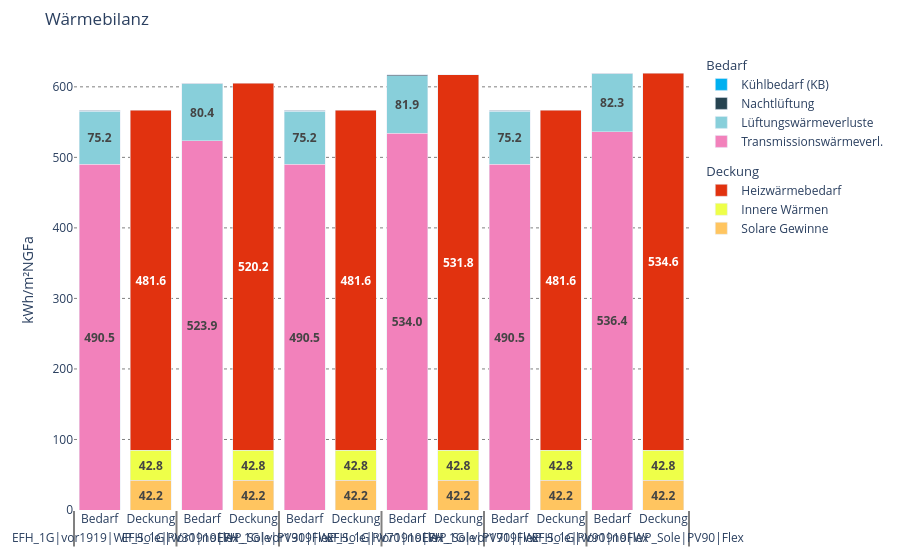
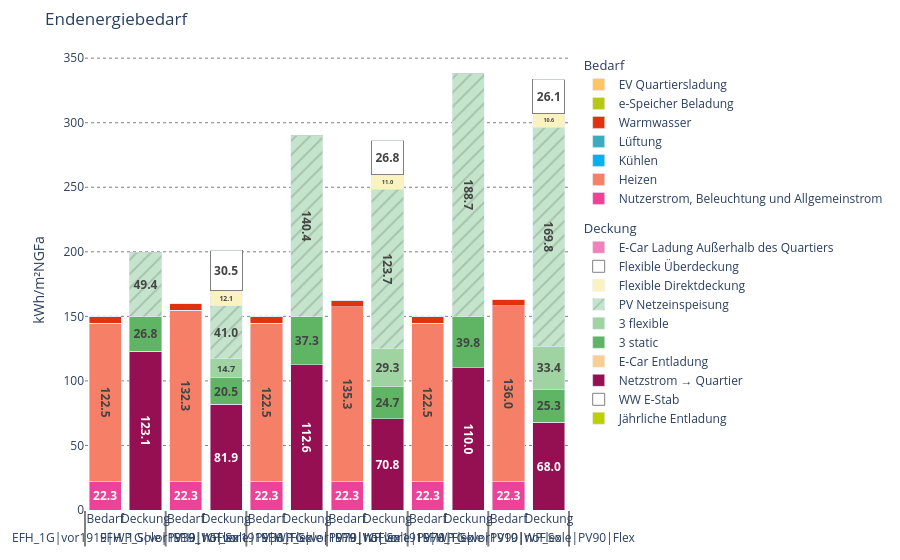
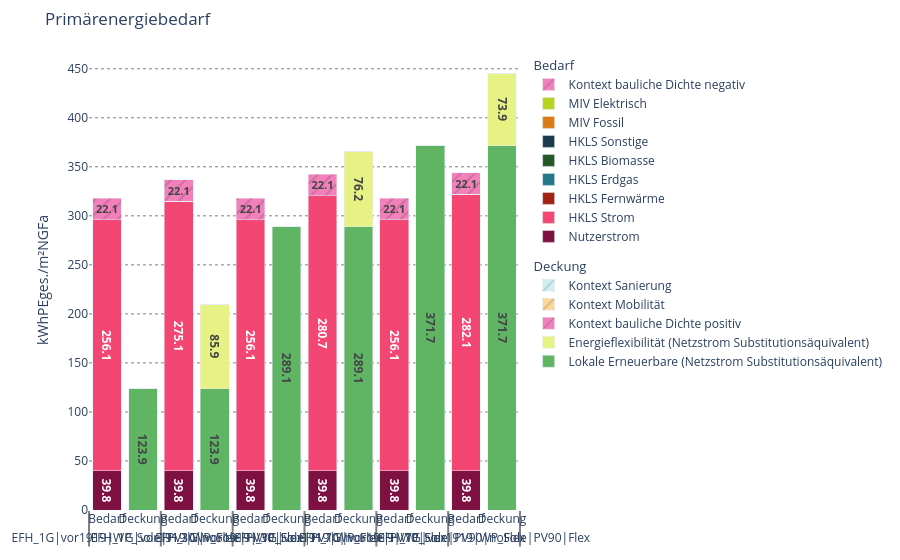

The code cell stored with these charts, in order, in its notebook:
### Code cell
# Exakte Namen können hier durch interessante Treffer aus frame ersetzt werden.
selected_names = project.column_names()[:6]
selected = Project()
for name in selected_names:
    selected.add_scenario(project[name])
for chart in ["heat_balance", "final_energy_balance", "primary_energy_balance", "gwp_ee"]:
    display(plotly.chart(selected.view, chart))

### Figure 1 — Plotly figure (JSON) as saved in the notebook; plotly's stock layout.template omitted (floating-point values rounded to 4 significant figures)
{"data": [{"hovertemplate": "<b>Transmissionswärmeverl.</b><br>Wert: %{y:.1f}<extra></extra>", "insidetextanchor": "middle", "legendgroup": "Bedarf", "legendgrouptitle": {"text": "Bedarf"}, "marker": {"color": "#F281BB"}, "name": "Transmissionswärmeverl.", "text": ["490.4750702597901", "523.9074766768064", "490.4750702597901", "533.9907971282153", "490.4750702597901", "536.3575299381883"], "textposition": "inside", "texttemplate": "<b>%{y:.1f}</b>", "type": "bar", "x": [["EFH_1G|vor1919|WP_Sole|PV30|noFlex", "EFH_1G|vor1919|WP_Sole|PV30|Flex", "EFH_1G|vor1919|WP_Sole|PV70|noFlex", "EFH_1G|vor1919|WP_Sole|PV70|Flex", "EFH_1G|vor1919|WP_Sole|PV90|noFlex", "EFH_1G|vor1919|WP_Sole|PV90|Flex"], ["Bedarf", "Bedarf", "Bedarf", "Bedarf", "Bedarf", "Bedarf"]], "y": [490.5, 523.9, 490.5, 534.0, 490.5, 536.4]}, {"hovertemplate": "<b>Lüftungswärmeverluste</b><br>Wert: %{y:.1f}<extra></extra>", "insidetextanchor": "middle", "legendgroup": "Bedarf", "legendgrouptitle": {"text": "Bedarf"}, "marker": {"color": "#88CFDA"}, "name": "Lüftungswärmeverluste", "text": ["75.23113657101632", "80.35914018539799", "75.23113657101632", "81.90576243791622", "75.23113657101632", "82.26878190628568"], "textposition": "inside", "texttemplate": "<b>%{y:.1f}</b>", "type": "bar", "x": [["EFH_1G|vor1919|WP_Sole|PV30|noFlex", "EFH_1G|vor1919|WP_Sole|PV30|Flex", "EFH_1G|vor1919|WP_Sole|PV70|noFlex", "EFH_1G|vor1919|WP_Sole|PV70|Flex", "EFH_1G|vor1919|WP_Sole|PV90|noFlex", "EFH_1G|vor1919|WP_Sole|PV90|Flex"], ["Bedarf", "Bedarf", "Bedarf", "Bedarf", "Bedarf", "Bedarf"]], "y": [75.23, 80.36, 75.23, 81.91, 75.23, 82.27]}, {"hovertemplate": "<b>Nachtlüftung</b><br>Wert: %{y:.1f}<extra></extra>", "insidetextanchor": "middle", "legendgroup": "Bedarf", "legendgrouptitle": {"text": "Bedarf"}, "marker": {"color": "#264350"}, "name": "Nachtlüftung", "text": ["0.8988258601881018", "0.9831862715990592", "0.8988258601881018", "0.9887000710068735", "0.8988258601881018", "0.9887000710068735"], "textposition": "inside", "texttemplate": "<b>%{y:.1f}</b>", "type": "bar", "x": [["EFH_1G|vor1919|WP_Sole|PV30|noFlex", "EFH_1G|vor1919|WP_Sole|PV30|Flex", "EFH_1G|vor1919|WP_Sole|PV70|noFlex", "EFH_1G|vor1919|WP_Sole|PV70|Flex", "EFH_1G|vor1919|WP_Sole|PV90|noFlex", "EFH_1G|vor1919|WP_Sole|PV90|Flex"], ["Bedarf", "Bedarf", "Bedarf", "Bedarf", "Bedarf", "Bedarf"]], "y": [0.8988, 0.9832, 0.8988, 0.9887, 0.8988, 0.9887]}, {"hovertemplate": "<b>Kühlbedarf (KB)</b><br>Wert: %{y:.1f}<extra></extra>", "insidetextanchor": "middle", "legendgroup": "Bedarf", "legendgrouptitle": {"text": "Bedarf"}, "marker": {"color": "#00B0F0"}, "name": "Kühlbedarf (KB)", "text": ["0", "0", "0", "0", "0", "0"], "textposition": "inside", "texttemplate": "<b>%{y:.1f}</b>", "type": "bar", "x": [["EFH_1G|vor1919|WP_Sole|PV30|noFlex", "EFH_1G|vor1919|WP_Sole|PV30|Flex", "EFH_1G|vor1919|WP_Sole|PV70|noFlex", "EFH_1G|vor1919|WP_Sole|PV70|Flex", "EFH_1G|vor1919|WP_Sole|PV90|noFlex", "EFH_1G|vor1919|WP_Sole|PV90|Flex"], ["Bedarf", "Bedarf", "Bedarf", "Bedarf", "Bedarf", "Bedarf"]], "y": [0, 0, 0, 0, 0, 0]}, {"hovertemplate": "<b>Solare Gewinne</b><br>Wert: %{y:.1f}<extra></extra>", "insidetextanchor": "middle", "legendgroup": "Deckung", "legendgrouptitle": {"text": "Deckung"}, "marker": {"color": "#FFC560"}, "name": "Solare Gewinne", "text": ["42.18713728132047", "42.18713728132047", "42.18713728132047", "42.18713728132047", "42.18713728132047", "42.18713728132047"], "textposition": "inside", "texttemplate": "<b>%{y:.1f}</b>", "type": "bar", "x": [["EFH_1G|vor1919|WP_Sole|PV30|noFlex", "EFH_1G|vor1919|WP_Sole|PV30|Flex", "EFH_1G|vor1919|WP_Sole|PV70|noFlex", "EFH_1G|vor1919|WP_Sole|PV70|Flex", "EFH_1G|vor1919|WP_Sole|PV90|noFlex", "EFH_1G|vor1919|WP_Sole|PV90|Flex"], ["Deckung", "Deckung", "Deckung", "Deckung", "Deckung", "Deckung"]], "y": [42.19, 42.19, 42.19, 42.19, 42.19, 42.19]}, {"hovertemplate": "<b>Innere Wärmen</b><br>Wert: %{y:.1f}<extra></extra>", "insidetextanchor": "middle", "legendgroup": "Deckung", "legendgrouptitle": {"text": "Deckung"}, "marker": {"color": "#EEFF49"}, "name": "Innere Wärmen", "text": ["42.83914161138317", "42.83914161138317", "42.83914161138317", "42.83914161138317", "42.83914161138317", "42.83914161138317"], "textposition": "inside", "texttemplate": "<b>%{y:.1f}</b>", "type": "bar", "x": [["EFH_1G|vor1919|WP_Sole|PV30|noFlex", "EFH_1G|vor1919|WP_Sole|PV30|Flex", "EFH_1G|vor1919|WP_Sole|PV70|noFlex", "EFH_1G|vor1919|WP_Sole|PV70|Flex", "EFH_1G|vor1919|WP_Sole|PV90|noFlex", "EFH_1G|vor1919|WP_Sole|PV90|Flex"], ["Deckung", "Deckung", "Deckung", "Deckung", "Deckung", "Deckung"]], "y": [42.84, 42.84, 42.84, 42.84, 42.84, 42.84]}, {"hovertemplate": "<b>Heizwärmebedarf</b><br>Wert: %{y:.1f}<extra></extra>", "insidetextanchor": "middle", "legendgroup": "Deckung", "legendgrouptitle": {"text": "Deckung"}, "marker": {"color": "#E1320F"}, "name": "Heizwärmebedarf", "text": ["481.5532273675387", "520.1979978103484", "481.5532273675387", "531.8334543136829", "481.5532273675387", "534.5632065920255"], "textposition": "inside", "texttemplate": "<b>%{y:.1f}</b>", "type": "bar", "x": [["EFH_1G|vor1919|WP_Sole|PV30|noFlex", "EFH_1G|vor1919|WP_Sole|PV30|Flex", "EFH_1G|vor1919|WP_Sole|PV70|noFlex", "EFH_1G|vor1919|WP_Sole|PV70|Flex", "EFH_1G|vor1919|WP_Sole|PV90|noFlex", "EFH_1G|vor1919|WP_Sole|PV90|Flex"], ["Deckung", "Deckung", "Deckung", "Deckung", "Deckung", "Deckung"]], "y": [481.6, 520.2, 481.6, 531.8, 481.6, 534.6]}], "layout": {"barmode": "stack", "legend": {"orientation": "v", "x": 1.02, "xanchor": "left", "y": 1, "yanchor": "top"}, "margin": {"b": 50, "l": 50, "r": 150, "t": 50}, "paper_bgcolor": "rgba(0,0,0,0)", "plot_bgcolor": "rgba(0,0,0,0)", "title": {"text": "Wärmebilanz"}, "xaxis": {"dividercolor": "gray", "dividerwidth": 2, "showgrid": false, "tickangle": 0}, "yaxis": {"gridcolor": "gray", "griddash": "dot", "title": {"text": "kWh/m²NGFa"}}}}

### Figure 2 — Plotly figure (JSON) as saved in the notebook; plotly's stock layout.template omitted (floating-point values rounded to 4 significant figures)
{"data": [{"hovertemplate": "<b>Nutzerstrom, Beleuchtung und Allgemeinstrom</b><br>Wert: %{y:.1f}<extra></extra>", "insidetextanchor": "middle", "legendgroup": "Bedarf", "legendgrouptitle": {"text": "Bedarf"}, "marker": {"color": "#EC4298"}, "name": "Nutzerstrom, Beleuchtung und Allgemeinstrom", "text": ["22.28060311534298", "22.280603115343", "22.28060311534304", "22.28060311534304", "22.28060311534303", "22.28060311534305"], "textposition": "inside", "texttemplate": "<b>%{y:.1f}</b>", "type": "bar", "x": [["EFH_1G|vor1919|WP_Sole|PV30|noFlex", "EFH_1G|vor1919|WP_Sole|PV30|Flex", "EFH_1G|vor1919|WP_Sole|PV70|noFlex", "EFH_1G|vor1919|WP_Sole|PV70|Flex", "EFH_1G|vor1919|WP_Sole|PV90|noFlex", "EFH_1G|vor1919|WP_Sole|PV90|Flex"], ["Bedarf", "Bedarf", "Bedarf", "Bedarf", "Bedarf", "Bedarf"]], "y": [22.28, 22.28, 22.28, 22.28, 22.28, 22.28]}, {"hovertemplate": "<b>Heizen</b><br>Wert: %{y:.1f}<extra></extra>", "insidetextanchor": "middle", "legendgroup": "Bedarf", "legendgrouptitle": {"text": "Bedarf"}, "marker": {"color": "#F57F67"}, "name": "Heizen", "text": ["122.4750374938108", "132.3036907764318", "122.4750374938106", "135.2629752137802", "122.4750374938105", "135.9572422099055"], "textposition": "inside", "texttemplate": "<b>%{y:.1f}</b>", "type": "bar", "x": [["EFH_1G|vor1919|WP_Sole|PV30|noFlex", "EFH_1G|vor1919|WP_Sole|PV30|Flex", "EFH_1G|vor1919|WP_Sole|PV70|noFlex", "EFH_1G|vor1919|WP_Sole|PV70|Flex", "EFH_1G|vor1919|WP_Sole|PV90|noFlex", "EFH_1G|vor1919|WP_Sole|PV90|Flex"], ["Bedarf", "Bedarf", "Bedarf", "Bedarf", "Bedarf", "Bedarf"]], "y": [122.5, 132.3, 122.5, 135.3, 122.5, 136.0]}, {"hovertemplate": "<b>Kühlen</b><br>Wert: %{y:.1f}<extra></extra>", "insidetextanchor": "middle", "legendgroup": "Bedarf", "legendgrouptitle": {"text": "Bedarf"}, "marker": {"color": "#05b0ef"}, "name": "Kühlen", "text": ["0", "0", "0", "0", "0", "0"], "textposition": "inside", "texttemplate": "<b>%{y:.1f}</b>", "type": "bar", "x": [["EFH_1G|vor1919|WP_Sole|PV30|noFlex", "EFH_1G|vor1919|WP_Sole|PV30|Flex", "EFH_1G|vor1919|WP_Sole|PV70|noFlex", "EFH_1G|vor1919|WP_Sole|PV70|Flex", "EFH_1G|vor1919|WP_Sole|PV90|noFlex", "EFH_1G|vor1919|WP_Sole|PV90|Flex"], ["Bedarf", "Bedarf", "Bedarf", "Bedarf", "Bedarf", "Bedarf"]], "y": [0, 0, 0, 0, 0, 0]}, {"hovertemplate": "<b>Lüftung</b><br>Wert: %{y:.1f}<extra></extra>", "insidetextanchor": "middle", "legendgroup": "Bedarf", "legendgrouptitle": {"text": "Bedarf"}, "marker": {"color": "#3BACBE"}, "name": "Lüftung", "text": ["0", "0", "0", "0", "0", "0"], "textposition": "inside", "texttemplate": "<b>%{y:.1f}</b>", "type": "bar", "x": [["EFH_1G|vor1919|WP_Sole|PV30|noFlex", "EFH_1G|vor1919|WP_Sole|PV30|Flex", "EFH_1G|vor1919|WP_Sole|PV70|noFlex", "EFH_1G|vor1919|WP_Sole|PV70|Flex", "EFH_1G|vor1919|WP_Sole|PV90|noFlex", "EFH_1G|vor1919|WP_Sole|PV90|Flex"], ["Bedarf", "Bedarf", "Bedarf", "Bedarf", "Bedarf", "Bedarf"]], "y": [0, 0, 0, 0, 0, 0]}, {"hovertemplate": "<b>Warmwasser</b><br>Wert: %{y:.1f}<extra></extra>", "insidetextanchor": "middle", "legendgroup": "Bedarf", "legendgrouptitle": {"text": "Bedarf"}, "marker": {"color": "#E1320F"}, "name": "Warmwasser", "text": ["5.101559600629603", "5.101559600629625", "5.10155960062963", "5.101559600629662", "5.101559600629639", "5.101559600629674"], "textposition": "inside", "texttemplate": "<b>%{y:.1f}</b>", "type": "bar", "x": [["EFH_1G|vor1919|WP_Sole|PV30|noFlex", "EFH_1G|vor1919|WP_Sole|PV30|Flex", "EFH_1G|vor1919|WP_Sole|PV70|noFlex", "EFH_1G|vor1919|WP_Sole|PV70|Flex", "EFH_1G|vor1919|WP_Sole|PV90|noFlex", "EFH_1G|vor1919|WP_Sole|PV90|Flex"], ["Bedarf", "Bedarf", "Bedarf", "Bedarf", "Bedarf", "Bedarf"]], "y": [5.102, 5.102, 5.102, 5.102, 5.102, 5.102]}, {"hovertemplate": "<b>e-Speicher Beladung</b><br>Wert: %{y:.1f}<extra></extra>", "insidetextanchor": "middle", "legendgroup": "Bedarf", "legendgrouptitle": {"text": "Bedarf"}, "marker": {"color": "#b6c718"}, "name": "e-Speicher Beladung", "text": ["0", "0", "0", "0", "0", "0"], "textposition": "inside", "texttemplate": "<b>%{y:.1f}</b>", "type": "bar", "x": [["EFH_1G|vor1919|WP_Sole|PV30|noFlex", "EFH_1G|vor1919|WP_Sole|PV30|Flex", "EFH_1G|vor1919|WP_Sole|PV70|noFlex", "EFH_1G|vor1919|WP_Sole|PV70|Flex", "EFH_1G|vor1919|WP_Sole|PV90|noFlex", "EFH_1G|vor1919|WP_Sole|PV90|Flex"], ["Bedarf", "Bedarf", "Bedarf", "Bedarf", "Bedarf", "Bedarf"]], "y": [0, 0, 0, 0, 0, 0]}, {"hovertemplate": "<b>EV Quartiersladung</b><br>Wert: %{y:.1f}<extra></extra>", "insidetextanchor": "middle", "legendgroup": "Bedarf", "legendgrouptitle": {"text": "Bedarf"}, "marker": {"color": "#FFC560"}, "name": "EV Quartiersladung", "text": ["0", "0", "0", "0", "0", "0"], "textposition": "inside", "texttemplate": "<b>%{y:.1f}</b>", "type": "bar", "x": [["EFH_1G|vor1919|WP_Sole|PV30|noFlex", "EFH_1G|vor1919|WP_Sole|PV30|Flex", "EFH_1G|vor1919|WP_Sole|PV70|noFlex", "EFH_1G|vor1919|WP_Sole|PV70|Flex", "EFH_1G|vor1919|WP_Sole|PV90|noFlex", "EFH_1G|vor1919|WP_Sole|PV90|Flex"], ["Bedarf", "Bedarf", "Bedarf", "Bedarf", "Bedarf", "Bedarf"]], "y": [0, 0, 0, 0, 0, 0]}, {"hovertemplate": "<b>Jährliche Entladung</b><br>Wert: %{y:.1f}<extra></extra>", "insidetextanchor": "middle", "legendgroup": "Deckung", "legendgrouptitle": {"text": "Deckung"}, "marker": {"color": "#BCCF00"}, "name": "Jährliche Entladung", "text": ["0", "0", "0", "0", "0", "0"], "textposition": "inside", "texttemplate": "<b>%{y:.1f}</b>", "type": "bar", "x": [["EFH_1G|vor1919|WP_Sole|PV30|noFlex", "EFH_1G|vor1919|WP_Sole|PV30|Flex", "EFH_1G|vor1919|WP_Sole|PV70|noFlex", "EFH_1G|vor1919|WP_Sole|PV70|Flex", "EFH_1G|vor1919|WP_Sole|PV90|noFlex", "EFH_1G|vor1919|WP_Sole|PV90|Flex"], ["Deckung", "Deckung", "Deckung", "Deckung", "Deckung", "Deckung"]], "y": [0, 0, 0, 0, 0, 0]}, {"hovertemplate": "<b>WW E-Stab</b><br>Wert: %{y:.1f}<extra></extra>", "insidetextanchor": "middle", "legendgroup": "Deckung", "legendgrouptitle": {"text": "Deckung"}, "marker": {"color": "#ffffff", "line": {"color": "gray", "width": 1}}, "name": "WW E-Stab", "text": ["0", "0", "0", "0", "0", "0"], "textposition": "inside", "texttemplate": "<b>%{y:.1f}</b>", "type": "bar", "x": [["EFH_1G|vor1919|WP_Sole|PV30|noFlex", "EFH_1G|vor1919|WP_Sole|PV30|Flex", "EFH_1G|vor1919|WP_Sole|PV70|noFlex", "EFH_1G|vor1919|WP_Sole|PV70|Flex", "EFH_1G|vor1919|WP_Sole|PV90|noFlex", "EFH_1G|vor1919|WP_Sole|PV90|Flex"], ["Deckung", "Deckung", "Deckung", "Deckung", "Deckung", "Deckung"]], "y": [0, 0, 0, 0, 0, 0]}, {"hovertemplate": "<b>Netzstrom → Quartier</b><br>Wert: %{y:.1f}<extra></extra>", "insidetextanchor": "middle", "legendgroup": "Deckung", "legendgrouptitle": {"text": "Deckung"}, "marker": {"color": "#950F53"}, "name": "Netzstrom → Quartier", "text": ["123.0943480485904", "81.92327805321914", "112.5830718670537", "70.83895948809521", "110.025407860575", "68.0346967576666"], "textposition": "inside", "texttemplate": "<b>%{y:.1f}</b>", "type": "bar", "x": [["EFH_1G|vor1919|WP_Sole|PV30|noFlex", "EFH_1G|vor1919|WP_Sole|PV30|Flex", "EFH_1G|vor1919|WP_Sole|PV70|noFlex", "EFH_1G|vor1919|WP_Sole|PV70|Flex", "EFH_1G|vor1919|WP_Sole|PV90|noFlex", "EFH_1G|vor1919|WP_Sole|PV90|Flex"], ["Deckung", "Deckung", "Deckung", "Deckung", "Deckung", "Deckung"]], "y": [123.1, 81.92, 112.6, 70.84, 110.0, 68.03]}, {"hovertemplate": "<b>E-Car Entladung</b><br>Wert: %{y:.1f}<extra></extra>", "insidetextanchor": "middle", "legendgroup": "Deckung", "legendgrouptitle": {"text": "Deckung"}, "marker": {"color": "#f9cf91"}, "name": "E-Car Entladung", "text": ["0", "0", "0", "0", "0", "0"], "textposition": "inside", "texttemplate": "<b>%{y:.1f}</b>", "type": "bar", "x": [["EFH_1G|vor1919|WP_Sole|PV30|noFlex", "EFH_1G|vor1919|WP_Sole|PV30|Flex", "EFH_1G|vor1919|WP_Sole|PV70|noFlex", "EFH_1G|vor1919|WP_Sole|PV70|Flex", "EFH_1G|vor1919|WP_Sole|PV90|noFlex", "EFH_1G|vor1919|WP_Sole|PV90|Flex"], ["Deckung", "Deckung", "Deckung", "Deckung", "Deckung", "Deckung"]], "y": [0, 0, 0, 0, 0, 0]}, {"hovertemplate": "<b>3 static</b><br>Wert: %{y:.1f}<extra></extra>", "insidetextanchor": "middle", "legendgroup": "Deckung", "legendgrouptitle": {"text": "Deckung"}, "marker": {"color": "#5FB564"}, "name": "3 static", "text": ["26.76285216119295", "20.46244786074216", "37.27412834272961", "24.73813700330062", "39.83179234920817", "25.29525109824898"], "textposition": "inside", "texttemplate": "<b>%{y:.1f}</b>", "type": "bar", "x": [["EFH_1G|vor1919|WP_Sole|PV30|noFlex", "EFH_1G|vor1919|WP_Sole|PV30|Flex", "EFH_1G|vor1919|WP_Sole|PV70|noFlex", "EFH_1G|vor1919|WP_Sole|PV70|Flex", "EFH_1G|vor1919|WP_Sole|PV90|noFlex", "EFH_1G|vor1919|WP_Sole|PV90|Flex"], ["Deckung", "Deckung", "Deckung", "Deckung", "Deckung", "Deckung"]], "y": [26.76, 20.46, 37.27, 24.74, 39.83, 25.3]}, {"hovertemplate": "<b>3 flexible</b><br>Wert: %{y:.1f}<extra></extra>", "insidetextanchor": "middle", "legendgroup": "Deckung", "legendgrouptitle": {"text": "Deckung"}, "marker": {"color": "#9FD3A2"}, "name": "3 flexible", "text": ["0.0", "14.71538378370477", "0.0", "29.29400298048935", "0.0", "33.38168572581193"], "textposition": "inside", "texttemplate": "<b>%{y:.1f}</b>", "type": "bar", "x": [["EFH_1G|vor1919|WP_Sole|PV30|noFlex", "EFH_1G|vor1919|WP_Sole|PV30|Flex", "EFH_1G|vor1919|WP_Sole|PV70|noFlex", "EFH_1G|vor1919|WP_Sole|PV70|Flex", "EFH_1G|vor1919|WP_Sole|PV90|noFlex", "EFH_1G|vor1919|WP_Sole|PV90|Flex"], ["Deckung", "Deckung", "Deckung", "Deckung", "Deckung", "Deckung"]], "y": [0.0, 14.72, 0.0, 29.29, 0.0, 33.38]}, {"hovertemplate": "<b>PV Netzeinspeisung</b><br>Wert: %{y:.1f}<extra></extra>", "insidetextanchor": "middle", "legendgroup": "Deckung", "legendgrouptitle": {"text": "Deckung"}, "marker": {"color": "#c4e5cc", "pattern": {"bgcolor": "#c4e5cc", "fgcolor": "#89a08e", "shape": "/"}}, "name": "PV Netzeinspeisung", "text": ["49.39863533880702", "40.98365585555299", "140.4360091572702", "123.6779975162099", "188.6526701507922", "169.8075256759394"], "textposition": "inside", "texttemplate": "<b>%{y:.1f}</b>", "type": "bar", "x": [["EFH_1G|vor1919|WP_Sole|PV30|noFlex", "EFH_1G|vor1919|WP_Sole|PV30|Flex", "EFH_1G|vor1919|WP_Sole|PV70|noFlex", "EFH_1G|vor1919|WP_Sole|PV70|Flex", "EFH_1G|vor1919|WP_Sole|PV90|noFlex", "EFH_1G|vor1919|WP_Sole|PV90|Flex"], ["Deckung", "Deckung", "Deckung", "Deckung", "Deckung", "Deckung"]], "y": [49.4, 40.98, 140.4, 123.7, 188.7, 169.8]}, {"hovertemplate": "<b>Flexible Direktdeckung</b><br>Wert: %{y:.1f}<extra></extra>", "insidetextanchor": "middle", "legendgroup": "Deckung", "legendgrouptitle": {"text": "Deckung"}, "marker": {"color": "#faf2bf"}, "name": "Flexible Direktdeckung", "text": ["0.0", "12.12182593901588", "0.0", "11.00043389587887", "0.0", "10.56088614082662"], "textposition": "inside", "texttemplate": "<b>%{y:.1f}</b>", "type": "bar", "x": [["EFH_1G|vor1919|WP_Sole|PV30|noFlex", "EFH_1G|vor1919|WP_Sole|PV30|Flex", "EFH_1G|vor1919|WP_Sole|PV70|noFlex", "EFH_1G|vor1919|WP_Sole|PV70|Flex", "EFH_1G|vor1919|WP_Sole|PV90|noFlex", "EFH_1G|vor1919|WP_Sole|PV90|Flex"], ["Deckung", "Deckung", "Deckung", "Deckung", "Deckung", "Deckung"]], "y": [0.0, 12.12, 0.0, 11.0, 0.0, 10.56]}, {"hovertemplate": "<b>Flexible Überdeckung</b><br>Wert: %{y:.1f}<extra></extra>", "insidetextanchor": "middle", "legendgroup": "Deckung", "legendgrouptitle": {"text": "Deckung"}, "marker": {"color": "#ffffff", "line": {"color": "gray", "width": 1}}, "name": "Flexible Überdeckung", "text": ["0.0", "30.46291785572251", "0.0", "26.77360456198888", "0.0", "26.0668852033241"], "textposition": "inside", "texttemplate": "<b>%{y:.1f}</b>", "type": "bar", "x": [["EFH_1G|vor1919|WP_Sole|PV30|noFlex", "EFH_1G|vor1919|WP_Sole|PV30|Flex", "EFH_1G|vor1919|WP_Sole|PV70|noFlex", "EFH_1G|vor1919|WP_Sole|PV70|Flex", "EFH_1G|vor1919|WP_Sole|PV90|noFlex", "EFH_1G|vor1919|WP_Sole|PV90|Flex"], ["Deckung", "Deckung", "Deckung", "Deckung", "Deckung", "Deckung"]], "y": [0.0, 30.46, 0.0, 26.77, 0.0, 26.07]}, {"hovertemplate": "<b>E-Car Ladung Außerhalb des Quartiers</b><br>Wert: %{y:.1f}<extra></extra>", "insidetextanchor": "middle", "legendgroup": "Deckung", "legendgrouptitle": {"text": "Deckung"}, "marker": {"color": "#F281BB"}, "name": "E-Car Ladung Außerhalb des Quartiers", "text": ["0", "0", "0", "0", "0", "0"], "textposition": "inside", "texttemplate": "<b>%{y:.1f}</b>", "type": "bar", "x": [["EFH_1G|vor1919|WP_Sole|PV30|noFlex", "EFH_1G|vor1919|WP_Sole|PV30|Flex", "EFH_1G|vor1919|WP_Sole|PV70|noFlex", "EFH_1G|vor1919|WP_Sole|PV70|Flex", "EFH_1G|vor1919|WP_Sole|PV90|noFlex", "EFH_1G|vor1919|WP_Sole|PV90|Flex"], ["Deckung", "Deckung", "Deckung", "Deckung", "Deckung", "Deckung"]], "y": [0, 0, 0, 0, 0, 0]}], "layout": {"barmode": "stack", "legend": {"orientation": "v", "x": 1.02, "xanchor": "left", "y": 1, "yanchor": "top"}, "margin": {"b": 50, "l": 50, "r": 150, "t": 50}, "paper_bgcolor": "rgba(0,0,0,0)", "plot_bgcolor": "rgba(0,0,0,0)", "title": {"text": "Endenergiebedarf"}, "xaxis": {"dividercolor": "gray", "dividerwidth": 2, "showgrid": false, "tickangle": 0}, "yaxis": {"gridcolor": "gray", "griddash": "dot", "title": {"text": "kWh/m²NGFa"}}}}

### Figure 3 — Plotly figure (JSON) as saved in the notebook; plotly's stock layout.template omitted (floating-point values rounded to 4 significant figures)
{"data": [{"hovertemplate": "<b>Nutzerstrom</b><br>Wert: %{y:.1f}<extra></extra>", "insidetextanchor": "middle", "legendgroup": "Bedarf", "legendgrouptitle": {"text": "Bedarf"}, "marker": {"color": "#7e1141"}, "name": "Nutzerstrom", "text": ["39.78556622792885", "39.78556622792885", "39.78556622792885", "39.78556622792885", "39.78556622792885", "39.78556622792885"], "textposition": "inside", "texttemplate": "<b>%{y:.1f}</b>", "type": "bar", "x": [["EFH_1G|vor1919|WP_Sole|PV30|noFlex", "EFH_1G|vor1919|WP_Sole|PV30|Flex", "EFH_1G|vor1919|WP_Sole|PV70|noFlex", "EFH_1G|vor1919|WP_Sole|PV70|Flex", "EFH_1G|vor1919|WP_Sole|PV90|noFlex", "EFH_1G|vor1919|WP_Sole|PV90|Flex"], ["Bedarf", "Bedarf", "Bedarf", "Bedarf", "Bedarf", "Bedarf"]], "y": [39.79, 39.79, 39.79, 39.79, 39.79, 39.79]}, {"hovertemplate": "<b>HKLS Strom</b><br>Wert: %{y:.1f}<extra></extra>", "insidetextanchor": "middle", "legendgroup": "Bedarf", "legendgrouptitle": {"text": "Bedarf"}, "marker": {"color": "#f34673"}, "name": "HKLS Strom", "text": ["256.1405341918668", "275.0794390778361", "256.1405341918668", "280.7241054378435", "256.1405341918668", "282.0958845140567"], "textposition": "inside", "texttemplate": "<b>%{y:.1f}</b>", "type": "bar", "x": [["EFH_1G|vor1919|WP_Sole|PV30|noFlex", "EFH_1G|vor1919|WP_Sole|PV30|Flex", "EFH_1G|vor1919|WP_Sole|PV70|noFlex", "EFH_1G|vor1919|WP_Sole|PV70|Flex", "EFH_1G|vor1919|WP_Sole|PV90|noFlex", "EFH_1G|vor1919|WP_Sole|PV90|Flex"], ["Bedarf", "Bedarf", "Bedarf", "Bedarf", "Bedarf", "Bedarf"]], "y": [256.1, 275.1, 256.1, 280.7, 256.1, 282.1]}, {"hovertemplate": "<b>HKLS Fernwärme</b><br>Wert: %{y:.1f}<extra></extra>", "insidetextanchor": "middle", "legendgroup": "Bedarf", "legendgrouptitle": {"text": "Bedarf"}, "marker": {"color": "#a22110"}, "name": "HKLS Fernwärme", "text": ["0", "0", "0", "0", "0", "0"], "textposition": "inside", "texttemplate": "<b>%{y:.1f}</b>", "type": "bar", "x": [["EFH_1G|vor1919|WP_Sole|PV30|noFlex", "EFH_1G|vor1919|WP_Sole|PV30|Flex", "EFH_1G|vor1919|WP_Sole|PV70|noFlex", "EFH_1G|vor1919|WP_Sole|PV70|Flex", "EFH_1G|vor1919|WP_Sole|PV90|noFlex", "EFH_1G|vor1919|WP_Sole|PV90|Flex"], ["Bedarf", "Bedarf", "Bedarf", "Bedarf", "Bedarf", "Bedarf"]], "y": [0, 0, 0, 0, 0, 0]}, {"hovertemplate": "<b>HKLS Erdgas</b><br>Wert: %{y:.1f}<extra></extra>", "insidetextanchor": "middle", "legendgroup": "Bedarf", "legendgrouptitle": {"text": "Bedarf"}, "marker": {"color": "#227888"}, "name": "HKLS Erdgas", "text": ["0", "0", "0", "0", "0", "0"], "textposition": "inside", "texttemplate": "<b>%{y:.1f}</b>", "type": "bar", "x": [["EFH_1G|vor1919|WP_Sole|PV30|noFlex", "EFH_1G|vor1919|WP_Sole|PV30|Flex", "EFH_1G|vor1919|WP_Sole|PV70|noFlex", "EFH_1G|vor1919|WP_Sole|PV70|Flex", "EFH_1G|vor1919|WP_Sole|PV90|noFlex", "EFH_1G|vor1919|WP_Sole|PV90|Flex"], ["Bedarf", "Bedarf", "Bedarf", "Bedarf", "Bedarf", "Bedarf"]], "y": [0, 0, 0, 0, 0, 0]}, {"hovertemplate": "<b>HKLS Biomasse</b><br>Wert: %{y:.1f}<extra></extra>", "insidetextanchor": "middle", "legendgroup": "Bedarf", "legendgrouptitle": {"text": "Bedarf"}, "marker": {"color": "#245826"}, "name": "HKLS Biomasse", "text": ["0", "0", "0", "0", "0", "0"], "textposition": "inside", "texttemplate": "<b>%{y:.1f}</b>", "type": "bar", "x": [["EFH_1G|vor1919|WP_Sole|PV30|noFlex", "EFH_1G|vor1919|WP_Sole|PV30|Flex", "EFH_1G|vor1919|WP_Sole|PV70|noFlex", "EFH_1G|vor1919|WP_Sole|PV70|Flex", "EFH_1G|vor1919|WP_Sole|PV90|noFlex", "EFH_1G|vor1919|WP_Sole|PV90|Flex"], ["Bedarf", "Bedarf", "Bedarf", "Bedarf", "Bedarf", "Bedarf"]], "y": [0, 0, 0, 0, 0, 0]}, {"hovertemplate": "<b>HKLS Sonstige</b><br>Wert: %{y:.1f}<extra></extra>", "insidetextanchor": "middle", "legendgroup": "Bedarf", "legendgrouptitle": {"text": "Bedarf"}, "marker": {"color": "#1b3b4d"}, "name": "HKLS Sonstige", "text": ["0", "0", "0", "0", "0", "0"], "textposition": "inside", "texttemplate": "<b>%{y:.1f}</b>", "type": "bar", "x": [["EFH_1G|vor1919|WP_Sole|PV30|noFlex", "EFH_1G|vor1919|WP_Sole|PV30|Flex", "EFH_1G|vor1919|WP_Sole|PV70|noFlex", "EFH_1G|vor1919|WP_Sole|PV70|Flex", "EFH_1G|vor1919|WP_Sole|PV90|noFlex", "EFH_1G|vor1919|WP_Sole|PV90|Flex"], ["Bedarf", "Bedarf", "Bedarf", "Bedarf", "Bedarf", "Bedarf"]], "y": [0, 0, 0, 0, 0, 0]}, {"hovertemplate": "<b>MIV Fossil</b><br>Wert: %{y:.1f}<extra></extra>", "insidetextanchor": "middle", "legendgroup": "Bedarf", "legendgrouptitle": {"text": "Bedarf"}, "marker": {"color": "#da7c14"}, "name": "MIV Fossil", "text": ["0", "0", "0", "0", "0", "0"], "textposition": "inside", "texttemplate": "<b>%{y:.1f}</b>", "type": "bar", "x": [["EFH_1G|vor1919|WP_Sole|PV30|noFlex", "EFH_1G|vor1919|WP_Sole|PV30|Flex", "EFH_1G|vor1919|WP_Sole|PV70|noFlex", "EFH_1G|vor1919|WP_Sole|PV70|Flex", "EFH_1G|vor1919|WP_Sole|PV90|noFlex", "EFH_1G|vor1919|WP_Sole|PV90|Flex"], ["Bedarf", "Bedarf", "Bedarf", "Bedarf", "Bedarf", "Bedarf"]], "y": [0, 0, 0, 0, 0, 0]}, {"hovertemplate": "<b>MIV Elektrisch</b><br>Wert: %{y:.1f}<extra></extra>", "insidetextanchor": "middle", "legendgroup": "Bedarf", "legendgrouptitle": {"text": "Bedarf"}, "marker": {"color": "#b8d223"}, "name": "MIV Elektrisch", "text": ["0", "0", "0", "0", "0", "0"], "textposition": "inside", "texttemplate": "<b>%{y:.1f}</b>", "type": "bar", "x": [["EFH_1G|vor1919|WP_Sole|PV30|noFlex", "EFH_1G|vor1919|WP_Sole|PV30|Flex", "EFH_1G|vor1919|WP_Sole|PV70|noFlex", "EFH_1G|vor1919|WP_Sole|PV70|Flex", "EFH_1G|vor1919|WP_Sole|PV90|noFlex", "EFH_1G|vor1919|WP_Sole|PV90|Flex"], ["Bedarf", "Bedarf", "Bedarf", "Bedarf", "Bedarf", "Bedarf"]], "y": [0, 0, 0, 0, 0, 0]}, {"hovertemplate": "<b>Kontext bauliche Dichte negativ</b><br>Wert: %{y:.1f}<extra></extra>", "insidetextanchor": "middle", "legendgroup": "Bedarf", "legendgrouptitle": {"text": "Bedarf"}, "marker": {"color": "#F281BB", "pattern": {"bgcolor": "#F281BB", "fgcolor": "#a95a82", "shape": "/"}}, "name": "Kontext bauliche Dichte negativ", "text": ["22.05489795918366", "22.05489795918366", "22.05489795918366", "22.05489795918366", "22.05489795918366", "22.05489795918366"], "textposition": "inside", "texttemplate": "<b>%{y:.1f}</b>", "type": "bar", "x": [["EFH_1G|vor1919|WP_Sole|PV30|noFlex", "EFH_1G|vor1919|WP_Sole|PV30|Flex", "EFH_1G|vor1919|WP_Sole|PV70|noFlex", "EFH_1G|vor1919|WP_Sole|PV70|Flex", "EFH_1G|vor1919|WP_Sole|PV90|noFlex", "EFH_1G|vor1919|WP_Sole|PV90|Flex"], ["Bedarf", "Bedarf", "Bedarf", "Bedarf", "Bedarf", "Bedarf"]], "y": [22.05, 22.05, 22.05, 22.05, 22.05, 22.05]}, {"hovertemplate": "<b>Lokale Erneuerbare (Netzstrom Substitutionsäquivalent)</b><br>Wert: %{y:.1f}<extra></extra>", "insidetextanchor": "middle", "legendgroup": "Deckung", "legendgrouptitle": {"text": "Deckung"}, "marker": {"color": "#5FB564"}, "name": "Lokale Erneuerbare (Netzstrom Substitutionsäquivalent)", "text": ["123.9133382999996", "123.9133382999996", "289.1311226999999", "289.1311226999999", "371.7400148999982", "371.7400148999982"], "textposition": "inside", "texttemplate": "<b>%{y:.1f}</b>", "type": "bar", "x": [["EFH_1G|vor1919|WP_Sole|PV30|noFlex", "EFH_1G|vor1919|WP_Sole|PV30|Flex", "EFH_1G|vor1919|WP_Sole|PV70|noFlex", "EFH_1G|vor1919|WP_Sole|PV70|Flex", "EFH_1G|vor1919|WP_Sole|PV90|noFlex", "EFH_1G|vor1919|WP_Sole|PV90|Flex"], ["Deckung", "Deckung", "Deckung", "Deckung", "Deckung", "Deckung"]], "y": [123.9, 123.9, 289.1, 289.1, 371.7, 371.7]}, {"hovertemplate": "<b>Energieflexibilität (Netzstrom Substitutionsäquivalent)</b><br>Wert: %{y:.1f}<extra></extra>", "insidetextanchor": "middle", "legendgroup": "Deckung", "legendgrouptitle": {"text": "Deckung"}, "marker": {"color": "#e6f283"}, "name": "Energieflexibilität (Netzstrom Substitutionsäquivalent)", "text": ["0.0", "85.87905932147928", "0.0", "76.24742327793983", "0.0", "73.93459770501521"], "textposition": "inside", "texttemplate": "<b>%{y:.1f}</b>", "type": "bar", "x": [["EFH_1G|vor1919|WP_Sole|PV30|noFlex", "EFH_1G|vor1919|WP_Sole|PV30|Flex", "EFH_1G|vor1919|WP_Sole|PV70|noFlex", "EFH_1G|vor1919|WP_Sole|PV70|Flex", "EFH_1G|vor1919|WP_Sole|PV90|noFlex", "EFH_1G|vor1919|WP_Sole|PV90|Flex"], ["Deckung", "Deckung", "Deckung", "Deckung", "Deckung", "Deckung"]], "y": [0.0, 85.88, 0.0, 76.25, 0.0, 73.93]}, {"hovertemplate": "<b>Kontext bauliche Dichte positiv</b><br>Wert: %{y:.1f}<extra></extra>", "insidetextanchor": "middle", "legendgroup": "Deckung", "legendgrouptitle": {"text": "Deckung"}, "marker": {"color": "#F281BB", "pattern": {"bgcolor": "#F281BB", "fgcolor": "#a95a82", "shape": "/"}}, "name": "Kontext bauliche Dichte positiv", "text": ["0", "0", "0", "0", "0", "0"], "textposition": "inside", "texttemplate": "<b>%{y:.1f}</b>", "type": "bar", "x": [["EFH_1G|vor1919|WP_Sole|PV30|noFlex", "EFH_1G|vor1919|WP_Sole|PV30|Flex", "EFH_1G|vor1919|WP_Sole|PV70|noFlex", "EFH_1G|vor1919|WP_Sole|PV70|Flex", "EFH_1G|vor1919|WP_Sole|PV90|noFlex", "EFH_1G|vor1919|WP_Sole|PV90|Flex"], ["Deckung", "Deckung", "Deckung", "Deckung", "Deckung", "Deckung"]], "y": [0, 0, 0, 0, 0, 0]}, {"hovertemplate": "<b>Kontext Mobilität</b><br>Wert: %{y:.1f}<extra></extra>", "insidetextanchor": "middle", "legendgroup": "Deckung", "legendgrouptitle": {"text": "Deckung"}, "marker": {"color": "#fbd89a", "pattern": {"bgcolor": "#fbd89a", "fgcolor": "#af976b", "shape": "/"}}, "name": "Kontext Mobilität", "text": ["0", "0", "0", "0", "0", "0"], "textposition": "inside", "texttemplate": "<b>%{y:.1f}</b>", "type": "bar", "x": [["EFH_1G|vor1919|WP_Sole|PV30|noFlex", "EFH_1G|vor1919|WP_Sole|PV30|Flex", "EFH_1G|vor1919|WP_Sole|PV70|noFlex", "EFH_1G|vor1919|WP_Sole|PV70|Flex", "EFH_1G|vor1919|WP_Sole|PV90|noFlex", "EFH_1G|vor1919|WP_Sole|PV90|Flex"], ["Deckung", "Deckung", "Deckung", "Deckung", "Deckung", "Deckung"]], "y": [0, 0, 0, 0, 0, 0]}, {"hovertemplate": "<b>Kontext Sanierung</b><br>Wert: %{y:.1f}<extra></extra>", "insidetextanchor": "middle", "legendgroup": "Deckung", "legendgrouptitle": {"text": "Deckung"}, "marker": {"color": "#d1eff2", "pattern": {"bgcolor": "#d1eff2", "fgcolor": "#92a7a9", "shape": "/"}}, "name": "Kontext Sanierung", "text": ["0", "0", "0", "0", "0", "0"], "textposition": "inside", "texttemplate": "<b>%{y:.1f}</b>", "type": "bar", "x": [["EFH_1G|vor1919|WP_Sole|PV30|noFlex", "EFH_1G|vor1919|WP_Sole|PV30|Flex", "EFH_1G|vor1919|WP_Sole|PV70|noFlex", "EFH_1G|vor1919|WP_Sole|PV70|Flex", "EFH_1G|vor1919|WP_Sole|PV90|noFlex", "EFH_1G|vor1919|WP_Sole|PV90|Flex"], ["Deckung", "Deckung", "Deckung", "Deckung", "Deckung", "Deckung"]], "y": [0, 0, 0, 0, 0, 0]}], "layout": {"barmode": "stack", "legend": {"orientation": "v", "x": 1.02, "xanchor": "left", "y": 1, "yanchor": "top"}, "margin": {"b": 50, "l": 50, "r": 150, "t": 50}, "paper_bgcolor": "rgba(0,0,0,0)", "plot_bgcolor": "rgba(0,0,0,0)", "title": {"text": "Primärenergiebedarf"}, "xaxis": {"dividercolor": "gray", "dividerwidth": 2, "showgrid": false, "tickangle": 0}, "yaxis": {"gridcolor": "gray", "griddash": "dot", "title": {"text": "kWhPEges./m²NGFa"}}}}
